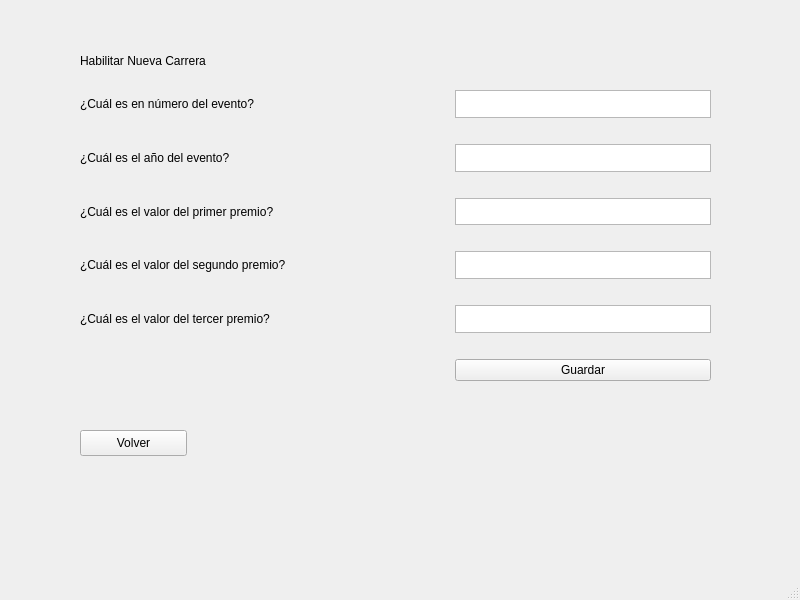
<?xml version="1.0" encoding="UTF-8"?>
<ui version="4.0">
 <class>CarreraForm</class>
 <widget class="QMainWindow" name="CarreraForm">
  <property name="geometry">
   <rect>
    <x>0</x>
    <y>0</y>
    <width>800</width>
    <height>600</height>
   </rect>
  </property>
  <property name="windowTitle">
   <string>MainWindow</string>
  </property>
  <widget class="QWidget" name="centralwidget">
   <widget class="QWidget" name="gridLayoutWidget">
    <property name="geometry">
     <rect>
      <x>80</x>
      <y>90</y>
      <width>631</width>
      <height>311</height>
     </rect>
    </property>
    <layout class="QGridLayout" name="gridLayout">
     <item row="6" column="1">
      <widget class="QLabel" name="label_4">
       <property name="text">
        <string>¿Cuál es el valor del segundo premio?</string>
       </property>
      </widget>
     </item>
     <item row="5" column="1">
      <spacer name="horizontalSpacer_4">
       <property name="orientation">
        <enum>Qt::Horizontal</enum>
       </property>
       <property name="sizeHint" stdset="0">
        <size>
         <width>40</width>
         <height>20</height>
        </size>
       </property>
      </spacer>
     </item>
     <item row="3" column="1">
      <spacer name="horizontalSpacer_5">
       <property name="orientation">
        <enum>Qt::Horizontal</enum>
       </property>
       <property name="sizeHint" stdset="0">
        <size>
         <width>40</width>
         <height>20</height>
        </size>
       </property>
      </spacer>
     </item>
     <item row="10" column="2">
      <spacer name="verticalSpacer">
       <property name="orientation">
        <enum>Qt::Vertical</enum>
       </property>
       <property name="sizeHint" stdset="0">
        <size>
         <width>20</width>
         <height>40</height>
        </size>
       </property>
      </spacer>
     </item>
     <item row="6" column="3">
      <widget class="QTextEdit" name="textEdit_4"/>
     </item>
     <item row="4" column="1">
      <widget class="QLabel" name="label_3">
       <property name="text">
        <string>¿Cuál es el valor del primer premio?</string>
       </property>
      </widget>
     </item>
     <item row="10" column="3">
      <widget class="QPushButton" name="pushButton">
       <property name="text">
        <string>Guardar</string>
       </property>
      </widget>
     </item>
     <item row="1" column="1">
      <spacer name="horizontalSpacer_6">
       <property name="orientation">
        <enum>Qt::Horizontal</enum>
       </property>
       <property name="sizeHint" stdset="0">
        <size>
         <width>40</width>
         <height>20</height>
        </size>
       </property>
      </spacer>
     </item>
     <item row="2" column="1">
      <widget class="QLabel" name="label_2">
       <property name="text">
        <string>¿Cuál es el año del evento?</string>
       </property>
      </widget>
     </item>
     <item row="2" column="3">
      <widget class="QTextEdit" name="textEdit_2"/>
     </item>
     <item row="0" column="3">
      <widget class="QTextEdit" name="textEdit">
       <property name="enabled">
        <bool>true</bool>
       </property>
      </widget>
     </item>
     <item row="7" column="1">
      <spacer name="horizontalSpacer_3">
       <property name="orientation">
        <enum>Qt::Horizontal</enum>
       </property>
       <property name="sizeHint" stdset="0">
        <size>
         <width>40</width>
         <height>20</height>
        </size>
       </property>
      </spacer>
     </item>
     <item row="8" column="3">
      <widget class="QTextEdit" name="textEdit_5"/>
     </item>
     <item row="9" column="1">
      <spacer name="horizontalSpacer_2">
       <property name="orientation">
        <enum>Qt::Horizontal</enum>
       </property>
       <property name="sizeHint" stdset="0">
        <size>
         <width>40</width>
         <height>20</height>
        </size>
       </property>
      </spacer>
     </item>
     <item row="8" column="1">
      <widget class="QLabel" name="label_5">
       <property name="text">
        <string>¿Cuál es el valor del tercer premio?</string>
       </property>
      </widget>
     </item>
     <item row="4" column="3">
      <widget class="QTextEdit" name="textEdit_3"/>
     </item>
     <item row="11" column="2">
      <spacer name="horizontalSpacer">
       <property name="orientation">
        <enum>Qt::Horizontal</enum>
       </property>
       <property name="sizeHint" stdset="0">
        <size>
         <width>40</width>
         <height>20</height>
        </size>
       </property>
      </spacer>
     </item>
     <item row="0" column="1">
      <widget class="QLabel" name="label">
       <property name="text">
        <string>¿Cuál es en número del evento?</string>
       </property>
      </widget>
     </item>
    </layout>
   </widget>
   <widget class="QLabel" name="label_6">
    <property name="geometry">
     <rect>
      <x>80</x>
      <y>50</y>
      <width>441</width>
      <height>22</height>
     </rect>
    </property>
    <property name="text">
     <string>Habilitar Nueva Carrera</string>
    </property>
    <property name="textFormat">
     <enum>Qt::AutoText</enum>
    </property>
   </widget>
   <widget class="QPushButton" name="pushButton_2">
    <property name="geometry">
     <rect>
      <x>80</x>
      <y>430</y>
      <width>107</width>
      <height>26</height>
     </rect>
    </property>
    <property name="text">
     <string>Volver</string>
    </property>
   </widget>
  </widget>
  <widget class="QMenuBar" name="menubar">
   <property name="geometry">
    <rect>
     <x>0</x>
     <y>0</y>
     <width>800</width>
     <height>32</height>
    </rect>
   </property>
  </widget>
  <widget class="QStatusBar" name="statusbar"/>
 </widget>
 <resources/>
 <connections/>
</ui>
